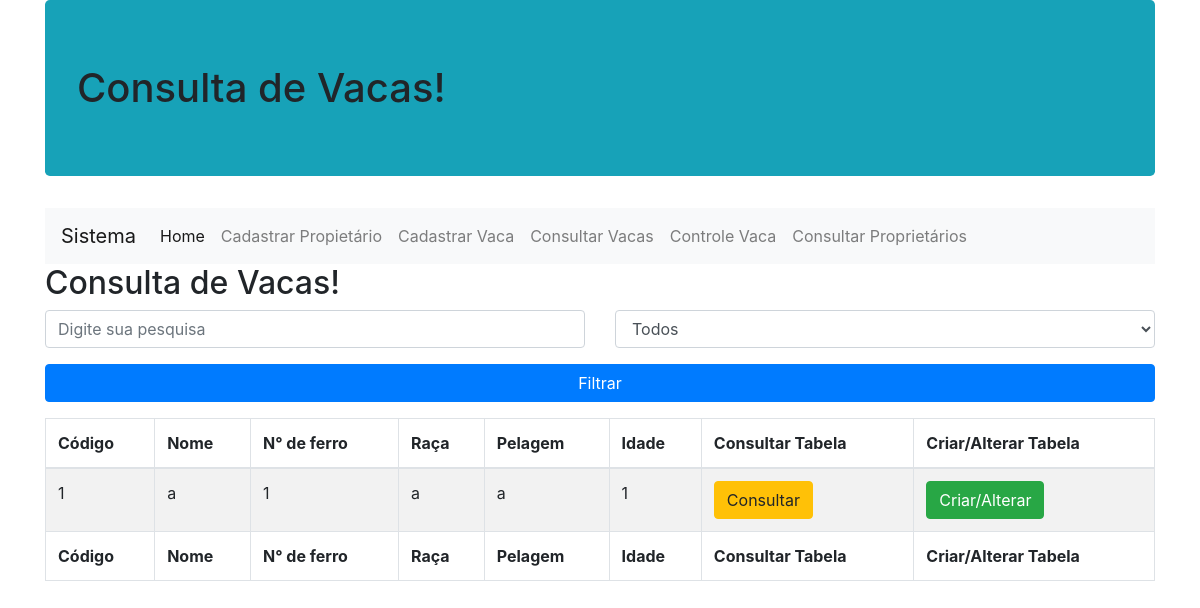
Before: /consultar-vaca.php with the older database file.
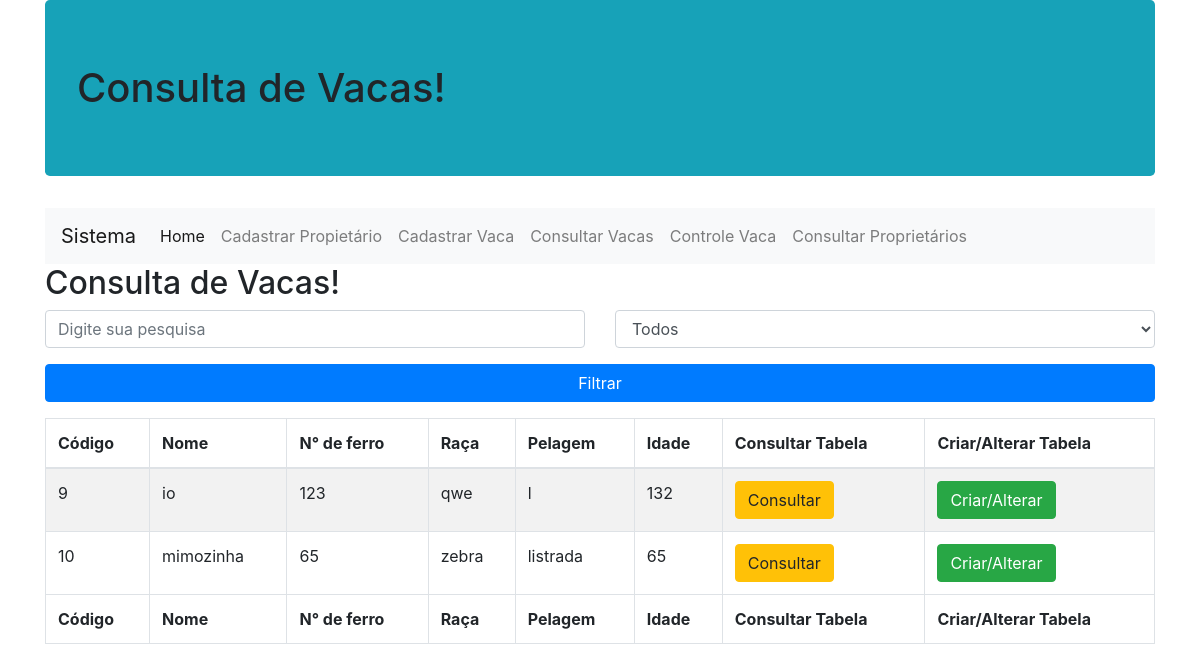
After: the same page with the newer database file.
### tables this page shows
CREATE TABLE `vaca` (
  `idVaca` int(11) NOT NULL,
  `nAnimal` varchar(100) NOT NULL,
  `nDeFerro` int(11) NOT NULL,
  `raca` varchar(100) NOT NULL,
  `pelagem` varchar(100) NOT NULL,
  `idade` int(11) NOT NULL
);

### dao/conexaobanco.class.php (called while the page is built, shortened)
<?php
class ConexaoBanco extends PDO {
  private static $instance = null;
  public static function getInstance(){
    try{
      if(!isset(self::$instance)){
        self::$instance = new
        ConexaoBanco("mysql:dbname=fazenda;host=localhost","root","");
      }
      return self::$instance;
    }catch(PDOException $e){
      echo "Erro ao cadastrar no banco! ".$e;
    }
  }
}

### dao/vacadao.class.php (called while the page is built, shortened)
<?php
require 'conexaobanco.class.php';
class VacaDAO{
  private $conexao = null;
  public function __construct(){
    $this->conexao = ConexaoBanco::getInstance();
  }
  public function buscarVacas(){
   try{
     $stat = $this->conexao->query("select * from vaca");
     $array = $stat->fetchAll(PDO::FETCH_CLASS, 'Vaca');
     return $array;
   }catch(PDOException $e){
     echo "Erro ao buscar vacas! ".$e;
   }
  }
}

### modelo/vaca.class.php (called while the page is built, shortened)
<?php
class Vaca{
  public function __get($a){return $this->$a;}
}

### consultar-vaca.php (the view, shortened to what this page needs)
<?php
include_once 'dao/vacadao.class.php';
include_once 'modelo/vaca.class.php';
$vacDAO = new VacaDAO();
$array = $vacDAO->buscarVacas();
?>
<!DOCTYPE html>
<html lang="pt-br">
<head>
  <link href="vendor/twbs/bootstrap/dist/css/bootstrap.min.css" rel="stylesheet"/>
</head>
<body>
  <div class="container">
    <h1 class="jumbotron bg-info">Consulta de Vacas!</h1>
    <nav class="navbar navbar-expand-lg navbar-light bg-light">
      <a class="navbar-brand" href="#">Sistema</a>
      <div class="collapse navbar-collapse" id="navbarNav">
        <ul class="navbar-nav">
          <li class="nav-item active">
            <a class="nav-link" href="index.php">Home<span class="sr-only"></a>
          </li>
          <li class="nav-item">
            <a class="nav-link" href="cadastro-proprietario.php">Cadastrar Propietário</a>
          </li>
          <li class="nav-item">
            <a class="nav-link" href="cadastro-vaca.php">Cadastrar Vaca</a>
          </li>
          <li class="nav-item">
            <a class="nav-link" href="consultar-vaca.php">Consultar Vacas<span class="sr-only">(current)</span></a>
          </li>
          <li class="nav-item">
            <a class="nav-link" href="constabela-vaca.php">Controle Vaca</a>
          </li>
          <li class="nav-item">
            <a class="nav-link" href="consultar-proprietario.php">Consultar Proprietários</a>
          </li>
        </ul>
      </div>
    </nav>
    <h2>Consulta de Vacas!</h2>
    <form name="formfiltro" method="post" action="">
      <div class="row">
        <div class="form-group col-md-6">
          <input type="text" name="txtfiltro" class="form-control" placeholder="Digite sua pesquisa">
        </div>
      <div class="form-group col-md-6">
        <select name="selfiltro" class="form-control">
          <option value="todos">Todos</option>
        </select>
      </div>
      </div>
      <div class="form-group">
        <input type="submit" name="filtrar" value="Filtrar" class="btn btn-primary btn-block">
      </div>
    </form>
    <div class="table-responsive">
      <table class="table table-striped table-bordered table-hover table-condensed">
        <thead>
          <tr>
            <th>Código</th>
            <th>Nome</th>
            <th>N° de ferro</th>
            <th>Raça</th>
            <th>Pelagem</th>
            <th>Idade</th>
            <th>Consultar Tabela</th>
            <th>Criar/Alterar Tabela</th>
          </tr>
        </thead>
        <tfoot>
          <tr>
            <th>Código</th>
            <th>Nome</th>
            <th>N° de ferro</th>
            <th>Raça</th>
            <th>Pelagem</th>
            <th>Idade</th>
            <th>Consultar Tabela</th>
            <th>Criar/Alterar Tabela</th>
          </tr>
        </tfoot>
        <tbody>
          <?php
          foreach($array as $v){
            echo "<tr>";
              echo "<td>$v->idVaca</td>";
              echo "<td>$v->nAnimal</td>";
              echo "<td>$v->nDeFerro</td>";
              echo "<td>$v->raca</td>";
              echo "<td>$v->pelagem</td>";
              echo "<td>$v->idade</td>";
              echo "<td><a href='constabela-vaca.php?id=$v->idVaca' class='btn btn-warning'>Consultar</a></td>";
              echo "<td><a href='consultar-vaca.php?id=$v->idVaca' class='btn btn-success'>Criar/Alterar</a></td>";
            echo "</tr>";
          }
          ?>
        </tbody>
      </table>
    </div>
  </div>
</body>
</html>

Changed rows visible on the page:
removed vaca: idVaca "1", nAnimal "a", nDeFerro "1", raca "a", pelagem "a", idade "1"
added vaca: idVaca "9", nAnimal "io", nDeFerro "123", raca "qwe", pelagem "l", idade "132"
added vaca: idVaca "10", nAnimal "mimozinha", nDeFerro "65", raca "zebra", pelagem "listrada", idade "65"
